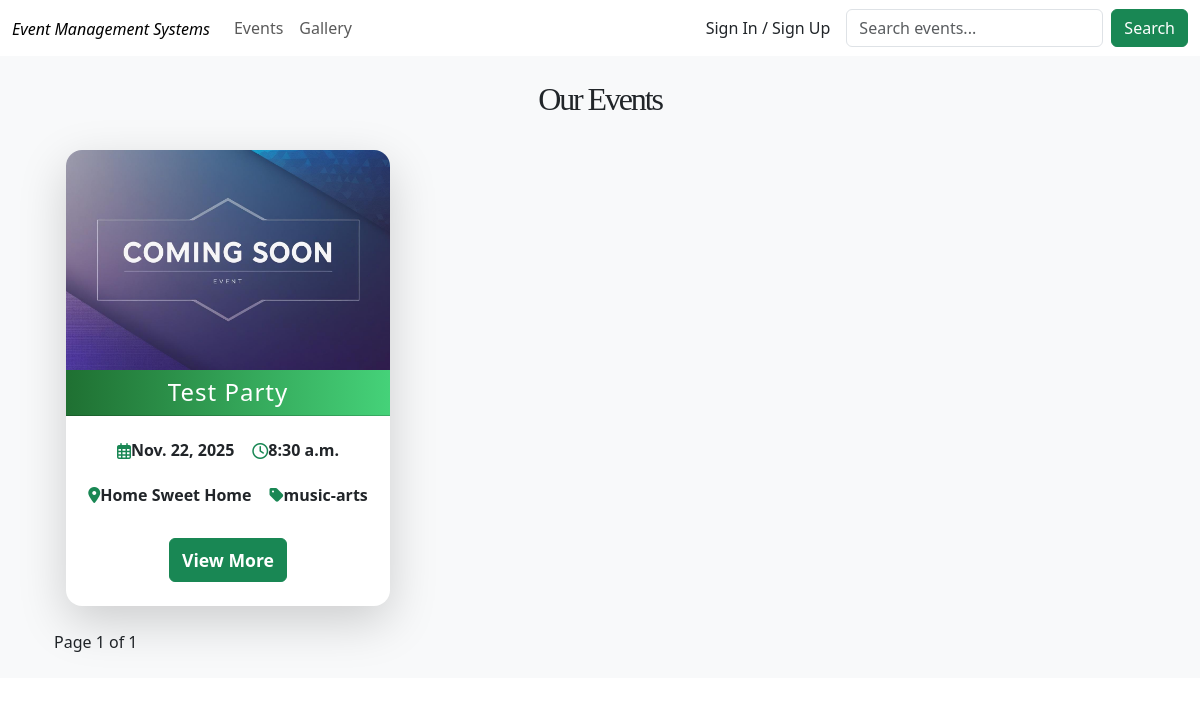
Screenshot of /upcoming/ with the database file from the repository.
### event_app/models.py (models this page shows, shortened)
class Event(models.Model):
    MUSIC_ARTS = 'music-arts'
    BUSINESS = 'business'
    SPORTS = 'sports'
    TECHNOLOGY = 'technology'
    FOOD_DRINK = 'food-drink'
    HEALTH_WELLNESS = 'health-wellness'
    EDUCATION = 'education'
    COMMUNITY = 'community'
    CHARITY = 'charity'
    GOVERNMENT = 'government'
    TOURISM = 'tourism'
    CATEGORY_CHOICES = [
        (MUSIC_ARTS, 'Music & Arts'),
        (BUSINESS, 'Business & Professional'),
        (SPORTS, 'Sports & Fitness'),
        (TECHNOLOGY, 'Technology'),
        (FOOD_DRINK, 'Food & Drink'),
        (HEALTH_WELLNESS, 'Health & Wellness'),
        (EDUCATION, 'Education & Learning'),
        (COMMUNITY, 'Community & Culture'),
        (CHARITY, 'Charity & Fundraising'),
        (GOVERNMENT, 'Government & Politics'),
        (TOURISM, 'Tourism & Hospitality'),
    ]
    DRAFT = 'draft'
    PUBLISHED = 'published'
    CANCELLED = 'cancelled'
    PENDING = 'pending'
    REJECTED = 'rejected'
    STATUS_CHOICES = [
        (DRAFT, 'Draft'),
        (PUBLISHED, 'Published'),
        (CANCELLED, 'Cancelled'),
        (PENDING, 'Pending'),
    ]
    title = models.CharField(max_length=200)
    description = models.TextField()
    category = models.CharField(max_length=80, choices=CATEGORY_CHOICES)
    status = models.CharField(max_length=20, choices=STATUS_CHOICES, default=DRAFT)
    organizer = models.ForeignKey(User, on_delete=models.CASCADE, related_name='organized_events')
    is_approved = models.BooleanField(default=False)
    attendees = models.ManyToManyField(
        Attendee,
        through='EventRegistration',
        related_name='events',
        blank=True
    )
    start_date = models.DateField()
    end_date = models.DateField()
    start_time = models.TimeField()
    end_time = models.TimeField()
    venue = models.CharField(max_length=200)
    city = models.CharField(max_length=100)
    is_online = models.BooleanField(default=False)
    online_link = models.URLField(blank=True, null=True)
    image = models.ImageField(upload_to='event_images/', blank=True, null=True)
    tags = models.TextField(help_text='Comma-separated tags', blank=True)
    max_attendees = models.PositiveIntegerField(blank=True, null=True)
    registration_deadline = models.DateTimeField(blank=True, null=True)
    views_count = models.PositiveIntegerField(default=0, editable=False)
    created_at = models.DateTimeField(auto_now_add=True)
    updated_at = models.DateTimeField(auto_now=True)
    class Meta:
        ordering = ['-created_at']

### event_app/event_views.py (the view)
# urls.py: path('upcoming/', event_views.upcoming_events_view, name='upcoming_events'),
def upcoming_events_view(request):
    events = Event.objects.filter(start_date__gte=now(),status=Event.PUBLISHED).order_by('start_date')
    paginator = Paginator(events, 8)  # Show 5 events per page
    page_number = request.GET.get('page')
    events = paginator.get_page(page_number)
    return render(request, 'upcoming_events.html', {'events': events})

### templates/upcoming_events.html (shortened to what this page needs)
{% extends 'base.html' %}
{% block content %}
{% load static %}
<div class="container p-4">
<h2 class="h2" style="text-align:center">Our Events</h2>
<div class="row">
  {% for event in events %}
  <div class="col-md-4 p-4">
    <div class="card h-100 shadow-lg border-0 rounded-4" style="overflow: hidden; min-height: 430px;">
      {% if event.image %}
        <img src="{{ event.image.url }}" class="card-img-top" style="height: 220px; object-fit: cover;" alt="{{ event.title }}">
      {% else %}
        <img src="{% static 'images/default1.jpg' %}" class="card-img-top" style="height: 220px; object-fit: cover;" alt="Default Event Image">
      {% endif %}
      <div class="card-header text-white text-center" style="background: linear-gradient(90deg, #1f7032 0%, #45d279 100%);">
        <h4 class="mb-0 font-weight-bold" style="letter-spacing: 1px;">{{ event.title }}</h4>
      </div>
      <div class="card-body bg-opacity-10text-dark py-4 text-center">
        <div class="d-flex justify-content-center align-items-center mb-3" style="gap: 18px;">
          <p class="card-text mb-2" style="font-size: 1rem; font-weight: 600; display: flex; align-items: center;">
            <i class="far fa-calendar-alt mr-2 text-success"></i>{{ event.start_date }}
          </p>
          <p class="card-text mb-2" style="font-size: 1rem; font-weight: 600; display: flex; align-items: center;">
            <i class="far fa-clock mr-2 text-success"></i>{{ event.start_time }}
          </p>
        </div>
        <div class="d-flex justify-content-center align-items-center mb-3" style="gap: 18px;">
          <p class="card-text mb-3" style="font-size: 1rem; font-weight: 600; display: flex; align-items: center;">
            <i class="fas fa-map-marker-alt mr-2 text-success"></i>{{ event.city }}
          </p>
          <p class="card-text mb-3" style="font-size: 1rem; font-weight: 600; display: flex; align-items: center;">
            <i class="fas fa-tag mr-2 text-success"></i>{{ event.category }}
          </p>
        </div>
        <a href="{% url 'event_details' event.pk %}" class="btn btn-success btn-block py-2" style="font-size: 1.1rem; font-weight: 600;">View More</a>
      </div>
    </div>
  </div>
  {% endfor %}
</div>
  Page {{events.number }} of {{events.paginator.num_pages}}
</div>
{% endblock %}

### rows the page displays
Event: title "Test Party", start_date "Nov. 22, 2025", start_time "8:30 a.m.", city "Home Sweet Home", category "music-arts"

### other values shown
{{ events.number }} "1"
{{ events.paginator.num_pages }} "1"
